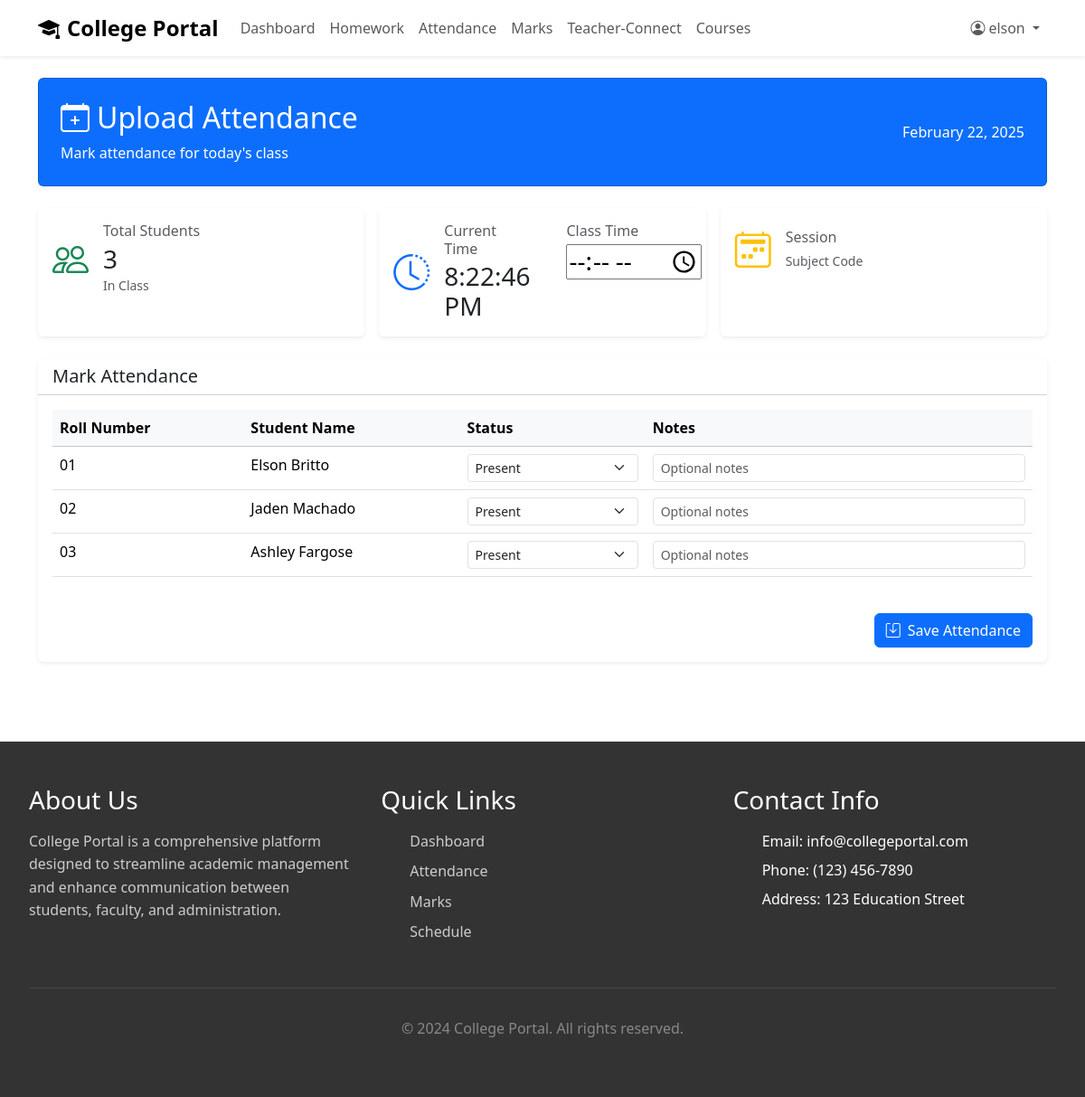
/manage-attendance/ (signed in), run on the app's committed database.
### main/models.py (models this page shows, shortened)
class Student(models.Model):
    user = models.OneToOneField(User, on_delete=models.CASCADE)
    roll_number = models.CharField(max_length=20)

### main/views.py (the view, shortened to what this page needs)
# urls.py: path('manage-attendance/', manage_attendance, name='manage_attendance'),
@login_required
def manage_attendance(request):
    subject = Subject.objects.first()  # Or get it based on your logic
    students = Student.objects.all().order_by('roll_number')
    context = {
        'subject': subject,
        'students': students,
    }
    return render(request, 'updateattendance.html', context)

### main/templates/updateattendance.html (shortened to what this page needs)
{% extends 'base.html' %}
{% block start %}
<main class="py-4">
    <div class="container">
        <div class="row mb-4">
            <div class="col-12">
                <div class="card bg-primary text-white shadow-sm">
                    <div class="card-body p-4">
                        <div class="row align-items-center">
                            <div class="col-md-6">
                                <h2 class="card-title mb-0">
                                    <i class="bi bi-calendar-plus me-2"></i>Upload Attendance
                                </h2>
                                <p class="mt-2 mb-0">Mark attendance for today's class</p>
                            </div>
                            <div class="col-md-6">
                                <div class="text-md-end mt-3 mt-md-0">
                                    <p class="mb-0">{% now "F d, Y" %}</p>
                                </div>
                            </div>
                        </div>
                    </div>
                </div>
            </div>
        </div>
        <div class="row g-3 mb-4">
            <div class="col-md-4">
                <div class="card border-0 shadow-sm h-100">
                    <div class="card-body">
                        <div class="d-flex align-items-center">
                            <div class="flex-shrink-0">
                                <i class="bi bi-people text-success fs-1"></i>
                            </div>
                            <div class="flex-grow-1 ms-3">
                                <h6 class="text-muted mb-1">Total Students</h6>
                                <h3 class="mb-0">{{ students|length }}</h3>
                                <small class="text-muted">In Class</small>
                            </div>
                        </div>
                    </div>
                </div>
            </div>
            <div class="col-md-4">
                <div class="card border-0 shadow-sm h-100">
                    <div class="card-body">
                        <div class="d-flex align-items-center">
                            <div class="flex-shrink-0">
                                <i class="bi bi-clock-history text-primary fs-1"></i>
                            </div>
                            <div class="flex-grow-1 ms-3 flex-time" style="display:flex; flex-direction:row;">
                                <div>
                                <h6 class="text-muted mb-1">Current Time</h6>
                                <h3 class="mb-0" id="currentTime">
                                </h3>
                                </div>
                                <div style="margin-left:40px;">
                                    <h6 class="text-muted mb-1">Class Time</h6>
                                    <h3><input type="time" style="width:150px;"></h3>
                                </div>
                            </div>
                        </div>
                    </div>
                </div>
            </div>
            <div class="col-md-4">
                <div class="card border-0 shadow-sm h-100">
                    <div class="card-body">
                        <div class="d-flex align-items-center">
                            <div class="flex-shrink-0">
                                <i class="bi bi-calendar2-week text-warning fs-1"></i>
                            </div>
                            <div class="flex-grow-1 ms-3">
                                <h6 class="text-muted mb-1">Session</h6>
                                <small class="text-muted">Subject Code</small>
                            </div>
                        </div>
                    </div>
                </div>
            </div>
        </div>
        <div class="row">
            <div class="col-12">
                <div class="card border-0 shadow-sm">
                    <div class="card-header bg-white">
                        <h5 class="card-title mb-0">Mark Attendance</h5>
                    </div>
                    <div class="card-body">
                        <form method="POST">
                            <div class="table-responsive">
                                <table class="table table-hover">
                                    <thead class="table-light">
                                        <tr>
                                            <th>Roll Number</th>
                                            <th>Student Name</th>
                                            <th>Status</th>
                                            <th>Notes</th>
                                        </tr>
                                    </thead>
                                    <tbody>
                                        {% for student in students %}
                                        <tr>
                                            <td>{{ student.roll_number }}</td>
                                            <td>{{ student.user.first_name }} {{ student.user.last_name }}</td>
                                            <td>
                                                <select name="attendance_{{ student.id }}" class="form-select form-select-sm">
                                                    <option value="present">Present</option>
                                                </select>
                                            </td>
                                            <td>
                                                <input type="text" name="notes_{{ student.id }}" class="form-control form-control-sm" placeholder="Optional notes">
                                            </td>
                                        </tr>
                                        {% empty %}
                                        <tr>
                                            <td colspan="4" class="text-center text-muted">
                                                No students found in this class.
                                            </td>
                                        </tr>
                                        {% endfor %}
                                    </tbody>
                                </table>
                            </div>
                            <div class="d-flex justify-content-end mt-4">
                                <button type="submit" class="btn btn-primary">
                                    <i class="bi bi-save me-2"></i>Save Attendance
                                </button>
                            </div>
                        </form>
                    </div>
                </div>
            </div>
        </div>
    </div>
</main>
{% endblock %}

### main/templates/base.html (shortened to what this page needs)
<!DOCTYPE html>
<html lang="en">
  <head>
    {% load static %}
    <link
      href="https://cdn.jsdelivr.net/npm/bootstrap@5.3.0/dist/css/bootstrap.min.css"
      rel="stylesheet"
    />
    <link
      rel="stylesheet"
      href="https://cdn.jsdelivr.net/npm/bootstrap-icons@1.11.2/font/bootstrap-icons.css"
    />
    <link
      href="https://cdnjs.cloudflare.com/ajax/libs/bootstrap/5.3.2/css/bootstrap.min.css"
      rel="stylesheet"
    />
    <link
      href="https://cdnjs.cloudflare.com/ajax/libs/font-awesome/6.4.0/css/all.min.css"
      rel="stylesheet"
    />
  </head>
  <body>
    <nav class="navbar navbar-expand-lg navbar-light bg-white shadow-sm">
      <div class="container">
        <a class="navbar-brand" href="/">
          <i class="bi bi-mortarboard-fill me-2"></i>College Portal
        </a>
        <div class="collapse navbar-collapse" id="navbarNav">
          <ul class="navbar-nav me-auto">
            <li class="nav-item">
              <a class="nav-link" href="/dashboard/">Dashboard</a>
            </li>
            <li class="nav-item">
              <a class="nav-link" href="/homework/">Homework</a>
            </li>
            <li class="nav-item">
              <a class="nav-link" href="/attendance/">Attendance</a>
            </li>
            <li class="nav-item">
              <a class="nav-link" href="/marks/">Marks</a>
            </li>
            <li class="nav-item">
              <a class="nav-link" href="/teacher-connect/">Teacher-Connect</a>
            </li>
            <li class="nav-item">
              <a class="nav-link" href="https://collgeportal-cp.netlify.app/"
                >Courses</a
              >
            </li>
          </ul>
          <ul class="navbar-nav">
            {% if user.is_authenticated %}
            <li class="nav-item dropdown">
              <a
                class="nav-link dropdown-toggle"
                href="#"
                role="button"
                data-bs-toggle="dropdown"
              >
                <i class="bi bi-person-circle me-1"></i>{{ user.username }}
              </a>
            </li>
            {% endif %}
          </ul>
        </div>
      </div>
    </nav>
    {% block start %} {% endblock %}
    <footer class="footer">
      <div class="footer-content">
        <div class="footer-section">
          <h3>About Us</h3>
          <p>
            College Portal is a comprehensive platform designed to streamline
            academic management and enhance communication between students,
            faculty, and administration.
          </p>
        </div>
        <div class="footer-section">
          <h3>Quick Links</h3>
          <ul>
            <li><a href="/dashboard">Dashboard</a></li>
            <li><a href="/attendance">Attendance</a></li>
            <li><a href="/marks">Marks</a></li>
            <li><a href="/schedule">Schedule</a></li>
          </ul>
        </div>
        <div class="footer-section">
          <h3>Contact Info</h3>
          <ul>
            <li>Email: info@collegeportal.com</li>
            <li>Phone: (123) 456-7890</li>
            <li>Address: 123 Education Street</li>
          </ul>
        </div>
      </div>
      <div class="footer-bottom">
        <p>&copy; 2024 College Portal. All rights reserved.</p>
      </div>
    </footer>
  </body>
</html>

### main/templates/base.html (style rules this page uses)
body { min-height: 100vh; display: flex; flex-direction: column; }
.navbar-brand { font-weight: bold; font-size: 1.5rem; }
.nav-link { font-weight: 500; }
main { flex: 1; }
.footer { background: #333; color: white; padding: 3rem 2rem; margin-top: 4rem; }
.footer-content { max-width: 1200px; margin: 0 auto; display: grid; grid-template-columns: repeat(auto-fit, minmax(250px, 1fr)); gap: 2rem; }
.footer-section h3 { margin-bottom: 1rem; color: #fff; }
.footer-section p, .footer-section a { color: #ccc; text-decoration: none; line-height: 1.6; }
.footer-section ul { list-style: none; }
.footer-section ul li { margin-bottom: 0.5rem; }
.footer-bottom { text-align: center; margin-top: 2rem; padding-top: 2rem; border-top: 1px solid #444; color: #888; }

### data on the page
Student: roll_number "01", user.first_name "Elson", user.last_name "Britto", id "Present"
Student: roll_number "02", user.first_name "Jaden", user.last_name "Machado", id "Present"
Student: roll_number "03", user.first_name "Ashley", user.last_name "Fargose", id "Present"

### other printed values
{{ user.username }} "elson"
{{ students|length }} "3"
